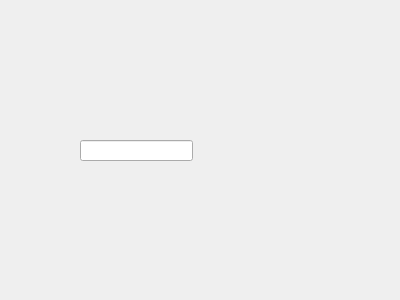
<?xml version="1.0" encoding="UTF-8"?>
<ui version="4.0">
 <class>TcpClient</class>
 <widget class="QWidget" name="TcpClient">
  <property name="geometry">
   <rect>
    <x>0</x>
    <y>0</y>
    <width>400</width>
    <height>300</height>
   </rect>
  </property>
  <property name="windowTitle">
   <string>TcpClient</string>
  </property>
  <widget class="QLineEdit" name="lineEdit">
   <property name="geometry">
    <rect>
     <x>80</x>
     <y>140</y>
     <width>113</width>
     <height>21</height>
    </rect>
   </property>
  </widget>
 </widget>
 <layoutdefault spacing="6" margin="11"/>
 <resources/>
 <connections/>
</ui>
